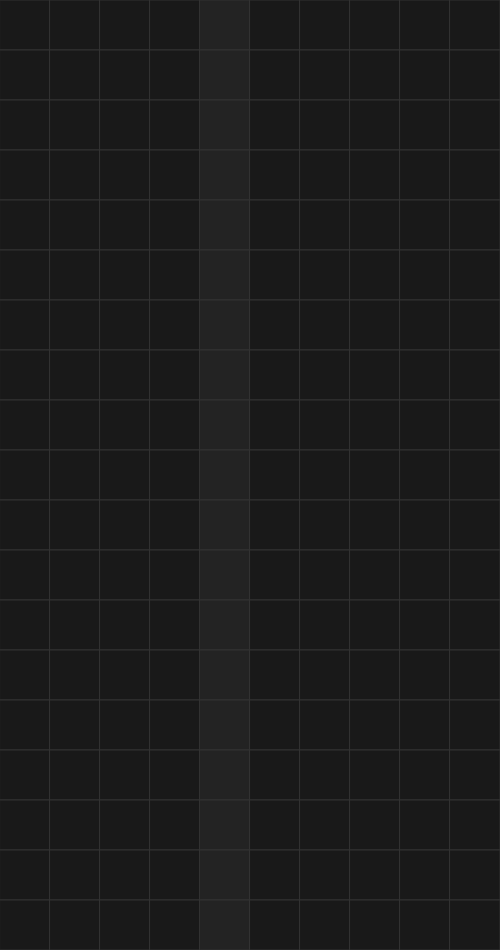
Frame 1 (no input)
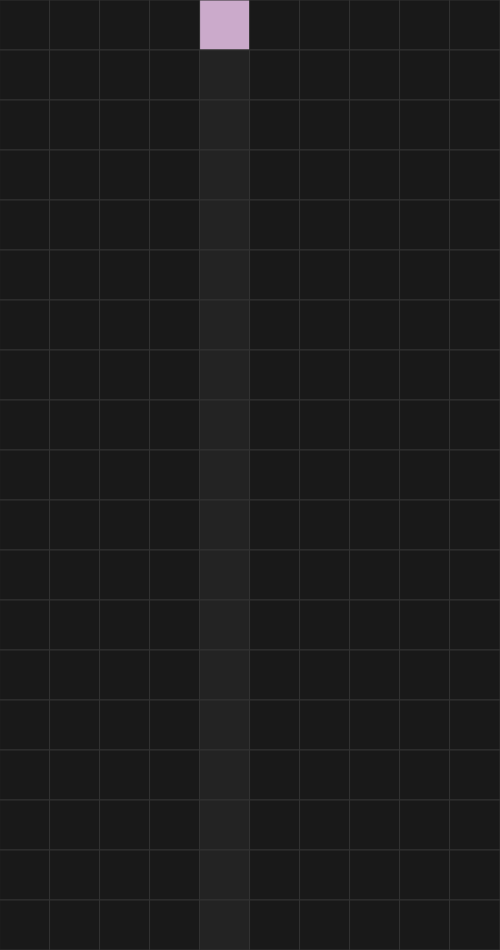
Frame 60 (no input)
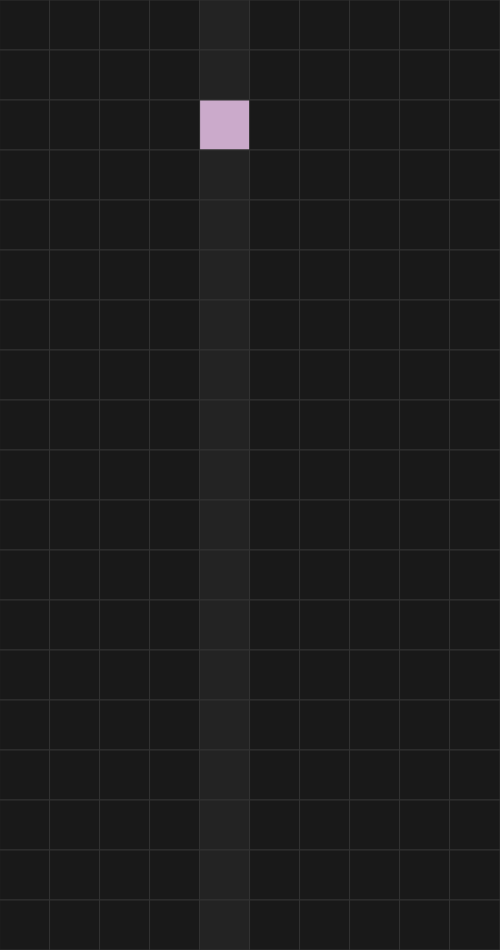
Frame 120 (the mouse pressed at the canvas centre since frame 60)

The p5.js sketch that drew these frames (run headless with seeded random() and noise() and a simulated clock; from frame 60 on, the mouse is pressed at the canvas centre):

// p5.js sketch
// ── sketch.js
var blockWidth = 50;
var boardWidth = 10, boardHeight = 19;
var grid, counter = 0;
var colors = ["#ABDEE6", "#FF968A", "#97C1A9", "#CBAACB"];
var move = 0, speed = 30;
var currentX = 4;
var directions = [
    [-1, 0],
    [ 0,-1],
    [ 1, 0],
    [ 0, 1]
];

function setup() {
    createCanvas(blockWidth*boardWidth, blockWidth*boardHeight);
    grid = createMap(boardWidth, boardHeight);
}

function draw() {
    background(25);

    //DRAW BOARD
    for(var i = 0; i < boardWidth; i++){
        for(var j = 0; j < boardHeight; j++){
            if(grid[i][j] > -1){
                fill(colors[grid[i][j]]);
            }else{
                if(i == currentX){
                    fill(35);
                }else{
                    fill(25);
                }
            }
            stroke("#333");
            rect(i*blockWidth, j*blockWidth, blockWidth, blockWidth);
        }
    }

    //PLAY FRAME
    if(counter > speed){
        checkForConnections();
        var moved = false;
        for(var x = boardWidth-1; x >= 0; x--){
            for(var y = boardHeight-1; y >= 0; y--){
                if(grid[x][y] > -1){
                    if(grid[x][y+1] == -1 && y+1 != boardHeight){
                        grid[x][y+1] = grid[x][y];
                        grid[x][y] = -1;
                        moved = true;
                    }else{
                        grid[x][y] = parseInt(grid[x][y]);
                    }
                }
                if(x == 0 && y == 0 && moved == false){
                    //SPAWN NEW BLOCk
                    newBlock();
                }
            }
        }
    }
    counter = counter > speed ? 0 : counter+1;
}

//FUNCTIONS

function hasSameNeighbours(x,y){
    for(var d = 0; d < directions.length; d++){
        try {
            if(grid[x][y] == grid[x+directions[d][0]][y+directions[d][1]]){
                return true;
            }
        }catch{}
    }
}

function followConnection(blocks){
    for(var b = 0; b < blocks.length; b++){
        var neighbours = [];
        //CHECK NEIGHBOUR
        for(var d = 0; d < directions.length; d++){
            try{
                if(grid[blocks[b][0] + directions[d][0]][blocks[b][1] + directions[d][1]] == grid[blocks[b][0]][blocks[b][1]] && !blocks.includes([blocks[b][0] + directions[d][0], blocks[b][1] + directions[d][1]])){
                    neighbours.push([blocks[b][0] + directions[d][0], blocks[b][1] + directions[d][1]]);
                }
            }catch(e){print(e)}
        }
    }
    return blocks;
}

function checkForConnections(){
    for(var x = 0; x < boardWidth; x++){
        for(var y = 0; y < boardHeight; y++){
            if(typeof grid[x][y] != "string" && grid[x][y] != -1){
                if(hasSameNeighbours(x,y)){
                    print(followConnection([[x,y]]));
                }
            }
        }
    }
}

function newBlock(){
    if(grid[currentX][0] != -1){
        //LOSE
        grid = createMap(boardWidth, boardHeight);
    }else{
        grid[currentX][0] = getRandomInt(colors.length).toString();
    }
}

function keyPressed(){
    if(keyCode == LEFT_ARROW){
        moveBlock(-1);
    }
    if(keyCode == RIGHT_ARROW){
        moveBlock(1);
    }
    //SPACE
    if(keyCode == 32){
        drop();
    }
}

function easeInOutQuad (t, b, c, d) {
    if ((t /= d / 2) < 1) return c / 2 * t * t + b;
    return -c / 2 * ((--t) * (t - 2) - 1) + b;
}

function drop(){
    var r = true;
    while(r){
        var m = false;
        for(var x = boardWidth-1; x >= 0; x--){
            for(var y = boardHeight-1; y >= 0; y--){
                if(grid[x][y] > -1){
                    if(grid[x][y+1] == -1 && y+1 != boardHeight){
                        grid[x][y+1] = grid[x][y];
                        grid[x][y] = -1;
                        m = true;
                    }else{
                        grid[x][y] = parseInt(grid[x][y]);
                    }
                }
                if(x == 0 && y == 0 && m == false){
                    r = false;
                    counter = 0;
                    newBlock();
                }
            }
        }
    }
}

function moveBlock(dir){
    for(var x = boardWidth-1; x >= 0; x--){
        for(var y = boardHeight-1; y >= 0; y--){
            if(typeof grid[x][y] == "string" && x+dir != -1 && x+dir != boardWidth && grid[x+dir][y] == -1){
                grid[x+dir][y] = grid[x][y];
                currentX += dir;
                grid[x][y] = -1;
                return;
            }
        }
    }
}

function createMap(columnCount, rowCount){
    const grid = [];
    for(let x = 0; x < columnCount; x++){
        grid[x] = [];
        for(let y = 0; y < rowCount; y++){
            grid[x][y] = -1;
            //grid[x][y] = getRandomInt(colors.length);
        }
    }
    return grid;
}

function getRandomInt(max) {
    return Math.floor(Math.random() * max);
}
// ── sketch2.js
var w = 30;
var gwidth = 10, gheight = 19;
var grid, counter;
var currentX = 4;

function setup(){
    createCanvas(w*gwidth, w*gheight);
    grid = createMap(gwidth, gheight, -1);
}

function draw(){
    background(25);
    
    for(var row = 0; row < gheight; row++){
        for(var col = 0; col < gwidth; col++){
            if(grid[row][col] > -1){
                fill(colors[grid[row][col]]);
            }else{
                if(col == currentX){
                    fill(35);
                }else{
                    fill(25);
                }
            }
            stroke("#333");
            rect(col*w, row*w, w, w);
        }
    }
}

function createMap(width, height, value){
    var grid = [];
    for(var row = 0; row < height; row++){
        grid[row] = [];
        for(var col = 0; col < width; col++){
            grid[row][col] = value;
        }
    }
    return grid;
}
